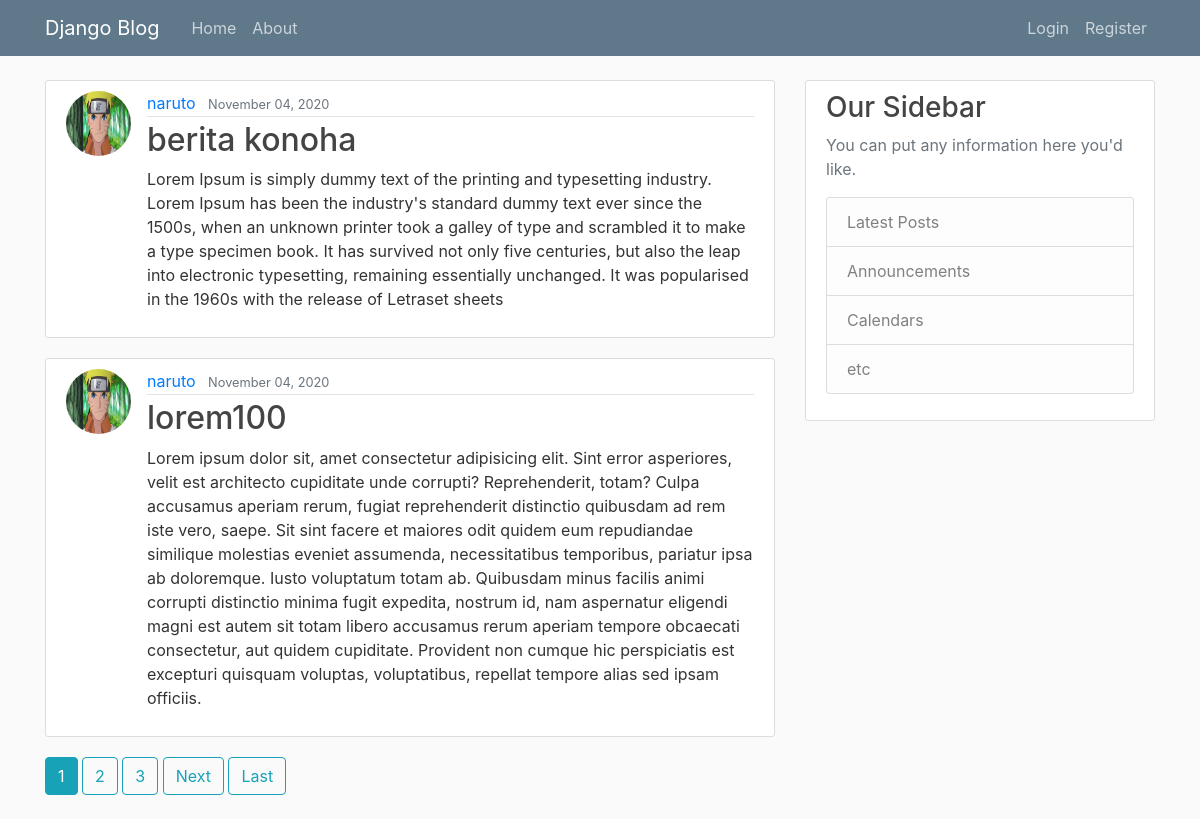
The page / on the database its author committed.
### blog/models.py (models this page shows, shortened)
class Post(models.Model):
    title = models.CharField(max_length=100)
    content = models.TextField()
    date_posted = models.DateTimeField(default=timezone.now)
    author = models.ForeignKey(User, on_delete=models.CASCADE)

### users/models.py (models this page shows, shortened)
class Profile(models.Model):
    user = models.OneToOneField(User, on_delete=models.CASCADE)
    image = models.ImageField(default='default.jpg', upload_to='profile_pics')

### blog/views.py (the view)
# urls.py: path('', PostListView.as_view(), name='blog-home'),
class PostListView(ListView):
    model = Post
    template_name = 'blog/home.html'  # <app>/<model>_<viewtype>.html
    context_object_name = 'posts'
    ordering = ['-date_posted']
    paginate_by = 2

### blog/templates/blog/home.html (shortened to what this page needs)
{% extends "blog/base.html" %}
{% block content %}
    {% for post in posts %}
        <article class="media content-section">
          <img class="rounded-circle article-img" src="{{ post.author.profile.image.url }}">
          <div class="media-body">
            <div class="article-metadata">
              <a class="mr-2" href="{% url 'user-posts' post.author.username %}">{{ post.author }}</a>
              <small class="text-muted">{{ post.date_posted|date:"F d, Y" }}</small>
            </div>
            <h2><a class="article-title" href="{% url 'post-detail' post.id %}">{{ post.title }}</a></h2>
            <p class="article-content">{{ post.content }}</p>
          </div>
        </article>
    {% endfor %}
    {% if is_paginated %}
      {% for num in page_obj.paginator.page_range %}
        {% if page_obj.number == num %}
          <a class="btn btn-info mb-4" href="?page={{ num }}">{{ num }}</a>
        {% elif num > page_obj.number|add:'-3' and num < page_obj.number|add:'3' %}
          <a class="btn btn-outline-info mb-4" href="?page={{ num }}">{{ num }}</a>
        {% endif %}
      {% endfor %}
      {% if page_obj.has_next %}
        <a class="btn btn-outline-info mb-4" href="?page={{ page_obj.next_page_number }}">Next</a>
        <a class="btn btn-outline-info mb-4" href="?page={{ page_obj.paginator.num_pages }}">Last</a>
      {% endif %}
    {% endif %}
{% endblock content %}

### blog/static/blog/main.css (style rules this page uses)
body { background: #fafafa; color: #333333; margin-top: 5rem; }
h1, h2, h3, h4, h5, h6 { color: #444444; }
.content-section { background: #ffffff; padding: 10px 20px; border: 1px solid #dddddd; border-radius: 3px; margin-bottom: 20px; }
.article-title { color: #444444; }
.article-content { white-space: pre-line; }
.article-img { height: 65px; width: 65px; margin-right: 16px; }
.article-metadata { padding-bottom: 1px; margin-bottom: 4px; border-bottom: 1px solid #e3e3e3 }

### rows shown on the page
Post: author.profile.image (picture), author "naruto", date_posted "November 04, 2020", title "berita konoha", content "Lorem Ipsum is simply dummy text of the printing and typesetting industry. Lorem Ipsum has been the industry's standard dummy text ever since the 1500s, when an unknown printer took a galley of type and scrambled it to make a type specimen book. It has survived not only five centuries, but also the leap into electronic typesetting, remaining essentially unchanged. It was popularised in the 1960s with the release of Letraset sheets"
Post: author.profile.image (picture), author "naruto", date_posted "November 04, 2020", title "lorem100", content "Lorem ipsum dolor sit, amet consectetur adipisicing elit. Sint error asperiores, velit est architecto cupiditate unde corrupti? Reprehenderit, totam? Culpa accusamus aperiam rerum, fugiat reprehenderit distinctio quibusdam ad rem iste vero, saepe. Sit sint facere et maiores odit quidem eum repudiandae similique molestias eveniet assumenda, necessitatibus temporibus, pariatur ipsa ab doloremque. Iusto voluptatum totam ab. Quibusdam minus facilis animi corrupti distinctio minima fugit expedita, nostrum id, nam aspernatur eligendi magni est autem sit totam libero accusamus rerum aperiam tempore obcaecati consectetur, aut quidem cupiditate. Provident non cumque hic perspiciatis est excepturi…"

### other values the page prints
{{ num }} "1"
{{ num }} "2" "3"
